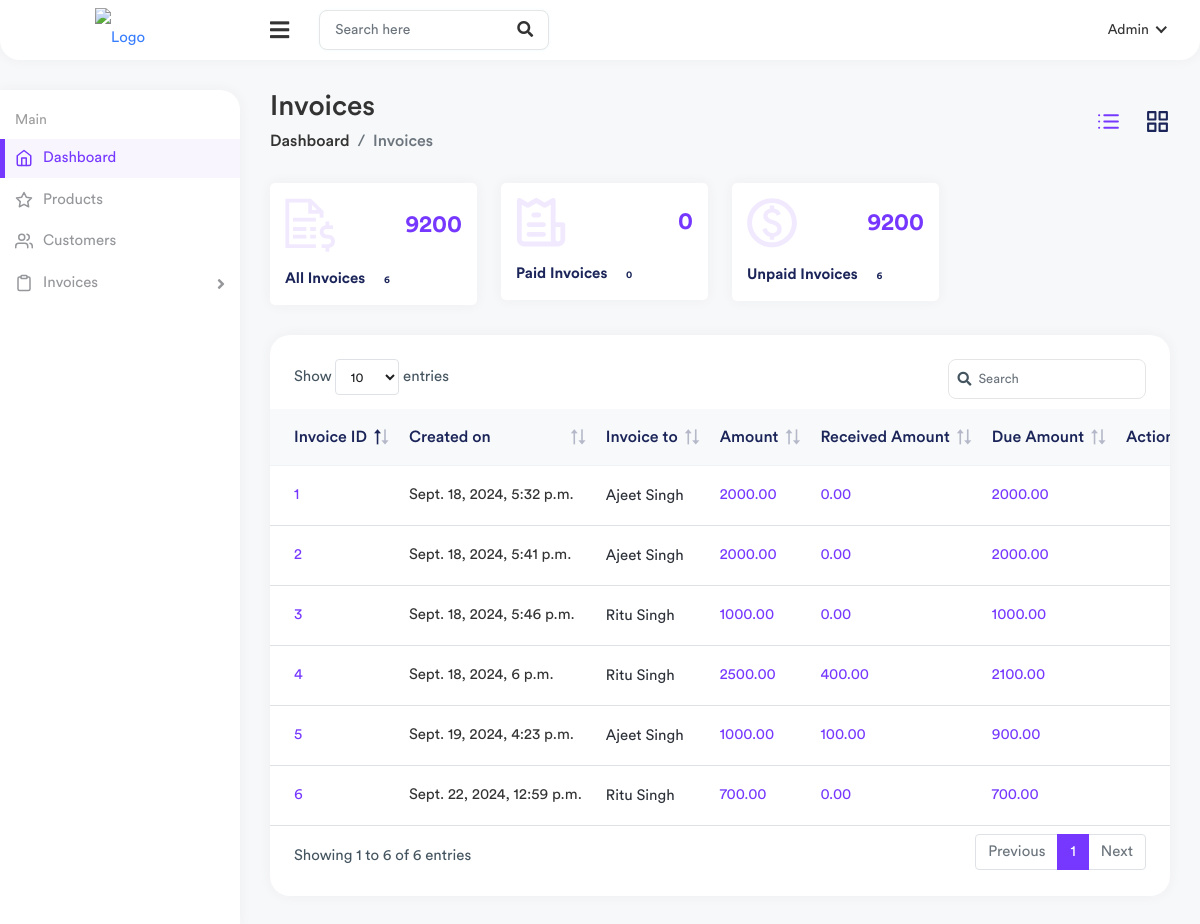
/billing/invoices/, run on the app's committed database.
### billing/models.py (models this page shows, shortened)
class Invoice(models.Model):
    customer = models.ForeignKey(Customer, on_delete=models.CASCADE,null=True)
    date = models.DateField(auto_now_add=True)
    total_amount = models.DecimalField(max_digits=10, decimal_places=2, default=0)
    paid_amount = models.DecimalField(max_digits=10, decimal_places=2, default=0)
    created_date = models.DateTimeField(default=timezone.now)  # Use default
    modified_date = models.DateTimeField(auto_now=True)

class Customer(models.Model):
    customer_name=models.CharField(max_length=255)
    mobile_number=models.CharField(max_length=50)
    address = models.CharField(max_length=250, blank=True)
    created_date = models.DateTimeField(default=timezone.now)  # Use default
    modified_date = models.DateTimeField(auto_now=True)

### billing/views.py (the view)
# urls.py: path('invoices/', views.invoice_list, name='invoice_list'),
def invoice_list(request):
    invoices = Invoice.objects.all()
    total_invoices = invoices.count()  # All invoices
    total_invoice_amount = invoices.aggregate(Sum('total_amount'))['total_amount__sum'] or 0
    paid_invoices = invoices.filter(total_amount=F('paid_amount')).count()  # Fully paid invoices
    paid_invoice_amount = invoices.filter(total_amount=F('paid_amount')).aggregate(Sum('total_amount'))['total_amount__sum'] or 0
    unpaid_invoices = invoices.filter(total_amount__gt=F('paid_amount')).count()  # Unpaid invoices
    unpaid_invoice_amount = invoices.filter(total_amount__gt=F('paid_amount')).aggregate(Sum('total_amount'))['total_amount__sum'] or 0
    for invoice in invoices:
        invoice.due_amount = invoice.total_amount - invoice.paid_amount
    context={
        "invoices":invoices,
        'total_invoices': total_invoices,
        'total_invoice_amount': total_invoice_amount,
        'paid_invoices': paid_invoices,
        'paid_invoice_amount': paid_invoice_amount,
        'unpaid_invoices': unpaid_invoices,
        'unpaid_invoice_amount': unpaid_invoice_amount,
    }
    return render(request, 'billing/Invoices.html', context)

### templates/billing/Invoices.html (shortened to what this page needs)
{% extends 'base.html' %} {% block content %}
<div class="page-wrapper">
  <div class="content container-fluid">
    <div class="page-header">
      <div class="row align-items-center">
        <div class="col">
          <h3 class="page-title">Invoices</h3>
          <ul class="breadcrumb">
            <li class="breadcrumb-item"><a href="index.html">Dashboard</a></li>
            <li class="breadcrumb-item active">Invoices</li>
          </ul>
        </div>
        <div class="col-auto">
          <a href="invoices.html" class="invoices-links active">
            <i data-feather="list"></i>
          </a>
          <a href="invoice-grid.html" class="invoices-links">
            <i data-feather="grid"></i>
          </a>
        </div>
      </div>
    </div>
    <div class="row">
      <div class="col-xl-3 col-sm-6 col-12">
        <div class="card inovices-card">
          <div class="card-body">
            <div class="inovices-widget-header">
              <span class="inovices-widget-icon">
                <img src="assets/img/icons/invoices-icon1.svg" alt="" />
              </span>
              <div class="inovices-dash-count">
                <div class="inovices-amount">{{total_invoice_amount}}</div>
              </div>
            </div>
            <p class="inovices-all">All Invoices <span>{{total_invoices}}</span></p>
          </div>
        </div>
      </div>
      <div class="col-xl-3 col-sm-6 col-12">
        <div class="card inovices-card">
          <div class="card-body">
            <div class="inovices-widget-header">
              <span class="inovices-widget-icon">
                <img src="assets/img/icons/invoices-icon2.svg" alt="" />
              </span>
              <div class="inovices-dash-count">
                <div class="inovices-amount">{{paid_invoice_amount}}</div>
              </div>
            </div>
            <p class="inovices-all">Paid Invoices <span>{{paid_invoices}}</span></p>
          </div>
        </div>
      </div>
      <div class="col-xl-3 col-sm-6 col-12">
        <div class="card inovices-card">
          <div class="card-body">
            <div class="inovices-widget-header">
              <span class="inovices-widget-icon">
                <img src="assets/img/icons/invoices-icon3.svg" alt="" />
              </span>
              <div class="inovices-dash-count">
                <div class="inovices-amount">{{unpaid_invoice_amount}}</div>
              </div>
            </div>
            <p class="inovices-all">Unpaid Invoices <span>{{unpaid_invoices}}</span></p>
          </div>
        </div>
      </div>
    </div>
    <div class="row">
      <div class="col-sm-12">
        <div class="card card-table">
          <div class="card-body">
            <div class="table-responsive">
              <table class="table table-stripped table-hover datatable">
                <thead class="thead-light">
                  <tr>
                    <th>Invoice ID</th>
                    <th>Created on</th>
                    <th>Invoice to</th>
                    <th>Amount</th>
                    <th>Received Amount</th>
                    <th>Due Amount</th>
                    <th class="text-end">Action</th>
                  </tr>
                </thead>
                <tbody>
                  {% for  bills in  invoices %}
                  <tr>
                    <td>
                      <a href="{% url 'get_invoice' bills.id %}" class="invoice-link"
                        >{{bills.id}}</a
                      >
                    </td>
                    <td>{{bills.created_date}}</td>
                    <td>
                      <h2 class="table-avatar">
                        {{bills.customer.customer_name}}
                      </h2>
                    </td>
                    <td class="text-primary">{{bills.total_amount}}</td>
                    <td class="text-primary">{{bills.paid_amount}}</td>
                    <td class="text-primary">{{ bills.due_amount }}</td>
                    <td class="text-end">
                      <div class="dropdown dropdown-action">
                      </div>
                    </td>
                  </tr>
                  {% endfor %}
                </tbody>
              </table>
            </div>
          </div>
        </div>
      </div>
    </div>
  </div>
</div>
{% endblock content %}

### data on the page
Invoice: id "1", created_date "Sept. 18, 2024, 5:32 p.m.", customer.customer_name "Ajeet Singh", total_amount "2000.00", paid_amount "0.00", due_amount "2000.00"
Invoice: id "2", created_date "Sept. 18, 2024, 5:41 p.m.", customer.customer_name "Ajeet Singh", total_amount "2000.00", paid_amount "0.00", due_amount "2000.00"
Invoice: id "3", created_date "Sept. 18, 2024, 5:46 p.m.", customer.customer_name "Ritu Singh", total_amount "1000.00", paid_amount "0.00", due_amount "1000.00"
Invoice: id "4", created_date "Sept. 18, 2024, 6 p.m.", customer.customer_name "Ritu Singh", total_amount "2500.00", paid_amount "400.00", due_amount "2100.00"
Invoice: id "5", created_date "Sept. 19, 2024, 4:23 p.m.", customer.customer_name "Ajeet Singh", total_amount "1000.00", paid_amount "100.00", due_amount "900.00"
Invoice: id "6", created_date "Sept. 22, 2024, 12:59 p.m.", customer.customer_name "Ritu Singh", total_amount "700.00", paid_amount "0.00", due_amount "700.00"

### other printed values
{{ total_invoice_amount }} "9200"
{{ total_invoices }} "6"
{{ paid_invoice_amount }} "0"
{{ paid_invoices }} "0"
{{ unpaid_invoice_amount }} "9200"
{{ unpaid_invoices }} "6"
